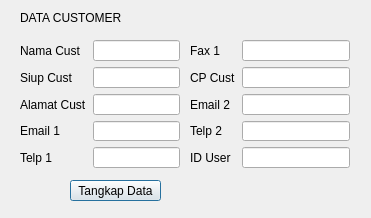
<?xml version="1.0" encoding="UTF-8"?>
<ui version="4.0">
 <class>customer</class>
 <widget class="QDialog" name="customer">
  <property name="geometry">
   <rect>
    <x>0</x>
    <y>0</y>
    <width>371</width>
    <height>218</height>
   </rect>
  </property>
  <property name="windowTitle">
   <string>Dialog</string>
  </property>
  <widget class="QPushButton" name="pushButton">
   <property name="geometry">
    <rect>
     <x>70</x>
     <y>180</y>
     <width>91</width>
     <height>21</height>
    </rect>
   </property>
   <property name="text">
    <string>Tangkap Data</string>
   </property>
  </widget>
  <widget class="QLabel" name="label">
   <property name="geometry">
    <rect>
     <x>20</x>
     <y>10</y>
     <width>111</width>
     <height>16</height>
    </rect>
   </property>
   <property name="text">
    <string>DATA CUSTOMER</string>
   </property>
  </widget>
  <widget class="QWidget" name="formLayoutWidget">
   <property name="geometry">
    <rect>
     <x>20</x>
     <y>40</y>
     <width>160</width>
     <height>128</height>
    </rect>
   </property>
   <layout class="QFormLayout" name="formLayout">
    <item row="0" column="0">
     <widget class="QLabel" name="namaCustLabel">
      <property name="text">
       <string>Nama Cust</string>
      </property>
     </widget>
    </item>
    <item row="0" column="1">
     <widget class="QLineEdit" name="namaCustLineEdit"/>
    </item>
    <item row="1" column="0">
     <widget class="QLabel" name="siupCustLabel">
      <property name="text">
       <string>Siup Cust</string>
      </property>
     </widget>
    </item>
    <item row="1" column="1">
     <widget class="QLineEdit" name="siupCustLineEdit"/>
    </item>
    <item row="2" column="0">
     <widget class="QLabel" name="alamatCustLabel">
      <property name="text">
       <string>Alamat Cust</string>
      </property>
     </widget>
    </item>
    <item row="2" column="1">
     <widget class="QLineEdit" name="alamatCustLineEdit"/>
    </item>
    <item row="3" column="0">
     <widget class="QLabel" name="email1Label">
      <property name="text">
       <string>Email 1</string>
      </property>
     </widget>
    </item>
    <item row="3" column="1">
     <widget class="QLineEdit" name="email1LineEdit"/>
    </item>
    <item row="4" column="0">
     <widget class="QLabel" name="telp1Label">
      <property name="text">
       <string>Telp 1</string>
      </property>
     </widget>
    </item>
    <item row="4" column="1">
     <widget class="QLineEdit" name="telp1LineEdit"/>
    </item>
   </layout>
  </widget>
  <widget class="QWidget" name="formLayoutWidget_2">
   <property name="geometry">
    <rect>
     <x>190</x>
     <y>40</y>
     <width>160</width>
     <height>128</height>
    </rect>
   </property>
   <layout class="QFormLayout" name="formLayout_2">
    <item row="0" column="0">
     <widget class="QLabel" name="fax1Label">
      <property name="text">
       <string>Fax 1</string>
      </property>
     </widget>
    </item>
    <item row="0" column="1">
     <widget class="QLineEdit" name="fax1LineEdit"/>
    </item>
    <item row="1" column="0">
     <widget class="QLabel" name="cPCustLabel">
      <property name="text">
       <string>CP Cust</string>
      </property>
     </widget>
    </item>
    <item row="1" column="1">
     <widget class="QLineEdit" name="cPCustLineEdit"/>
    </item>
    <item row="2" column="0">
     <widget class="QLabel" name="email2Label">
      <property name="text">
       <string>Email 2</string>
      </property>
     </widget>
    </item>
    <item row="2" column="1">
     <widget class="QLineEdit" name="email2LineEdit"/>
    </item>
    <item row="3" column="0">
     <widget class="QLabel" name="telp2Label">
      <property name="text">
       <string>Telp 2</string>
      </property>
     </widget>
    </item>
    <item row="3" column="1">
     <widget class="QLineEdit" name="telp2LineEdit"/>
    </item>
    <item row="4" column="0">
     <widget class="QLabel" name="iDUserLabel">
      <property name="text">
       <string>ID User</string>
      </property>
     </widget>
    </item>
    <item row="4" column="1">
     <widget class="QLineEdit" name="iDUserLineEdit"/>
    </item>
   </layout>
  </widget>
 </widget>
 <resources/>
 <connections/>
</ui>
